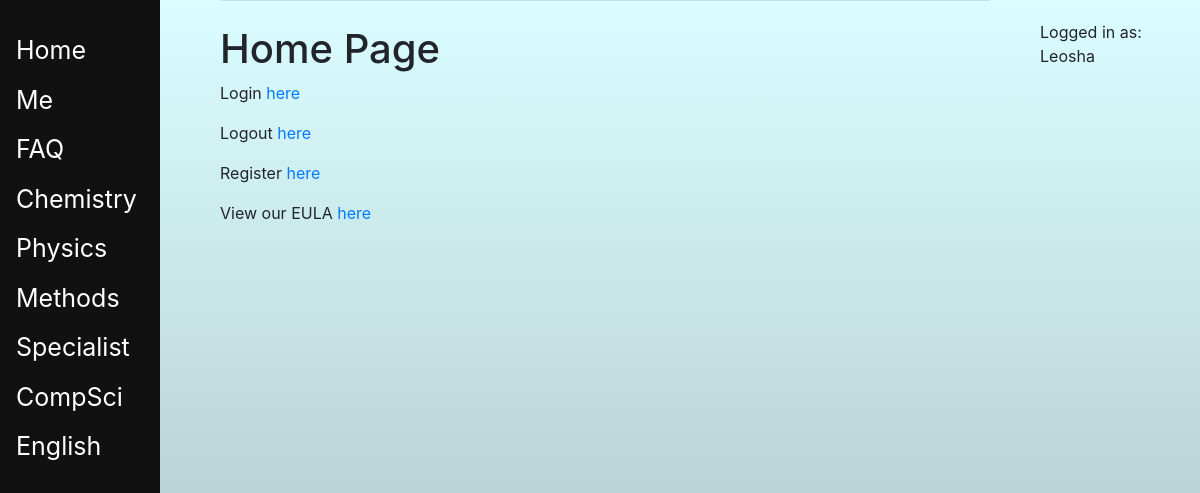
Page / (signed in) on the committed database.
### main/models.py (models this page shows, shortened)
class Subject(models.Model):
    name = models.CharField(max_length=30)
    students = models.ManyToManyField(User, blank=True)
    gives_atar_bonus = models.BooleanField(null=True)

### main/views.py (the view)
# urls.py: 2. Add a URL to urlpatterns:  path('', views.home, name='home')
def home(response):
    user = response.user
    return render(response, 'main/home.html', essential_context(user))

### main/models.py (called while the page is built)
    def __str__(self):
        return self.code

### main/views.py (called while the page is built)
def essential_context(active_user):
    if active_user.is_anonymous:
        return {'active_user': active_user}
    class_codes = list()
    subject_names = list()
    print(active_user.username)
    for subject_ in active_user.subject_set.all():
        subject_names += [subject_.name]
        print(Class.objects.filter(subject=subject_, students=active_user))
        class_codes += [Class.objects.get(subject=subject_, students=active_user).code]
    subjects = zip(subject_names, class_codes)
    return {'active_user': active_user, 'subjects': subjects}

### main/templates/main/home.html (shortened to what this page needs)
{% extends 'main/base.html' %}
{% load static %}
{% block content %}
<h1>Home Page</h1>
<p>Login <a href="/login/">here</a></p>
<p>Logout <a href="/logout/">here</a></p>
<p>Register <a href="/register/">here</a></p>
<p>View our EULA <a href="/EULA/">here</a></p>
{% endblock %}

### main/templates/main/base.html (shortened to what this page needs)
<!doctype html>
<html>
<head>
	{% load static %}
	<link rel="stylesheet" href="{% static 'main/js/jquery-3.4.1.min.js' %}">
	<link rel="stylesheet" href="{% static 'main/js/sorttable.js' %}">
	<link rel="stylesheet" href="https://stackpath.bootstrapcdn.com/bootstrap/4.3.1/css/bootstrap.min.css">
	{% load staticfiles %}
</head>
<body>
	<div class="sidenav">
		<ul>
			<li><a href="/">Home</a></li>
			<li><a href="/{{active_user.username}}">Me</a></li>
			<li><a href="/FAQ/">FAQ</a></li>
			{% for subject_name, class_code in subjects %}
				<li class="dropdown">
					<a href="/{{subject_name}}" class="dropbtn">{{subject_name}}</a>
				</li>
			{% endfor %}
		</ul>
	</div>
	<div class="sidenav2">
		Logged in as: {{active_user.username}}
	</div>
 	{% load static %}
	<div id="content" name="content" class="main">
		<div class="row justify-content-center">
			<div class="col-8">
				{% block content %}
				{% endblock %}
			</div>
		</div>
	</div>
</body>
</html>

### rows in the picture
Subject: subjects "Chemistry"
Subject: subjects "Physics"
Subject: subjects "Methods"
Subject: subjects "Specialist"
Subject: subjects "CompSci"
Subject: subjects "English"

### other values in the picture
{{ active_user.username }} "Leosha"
